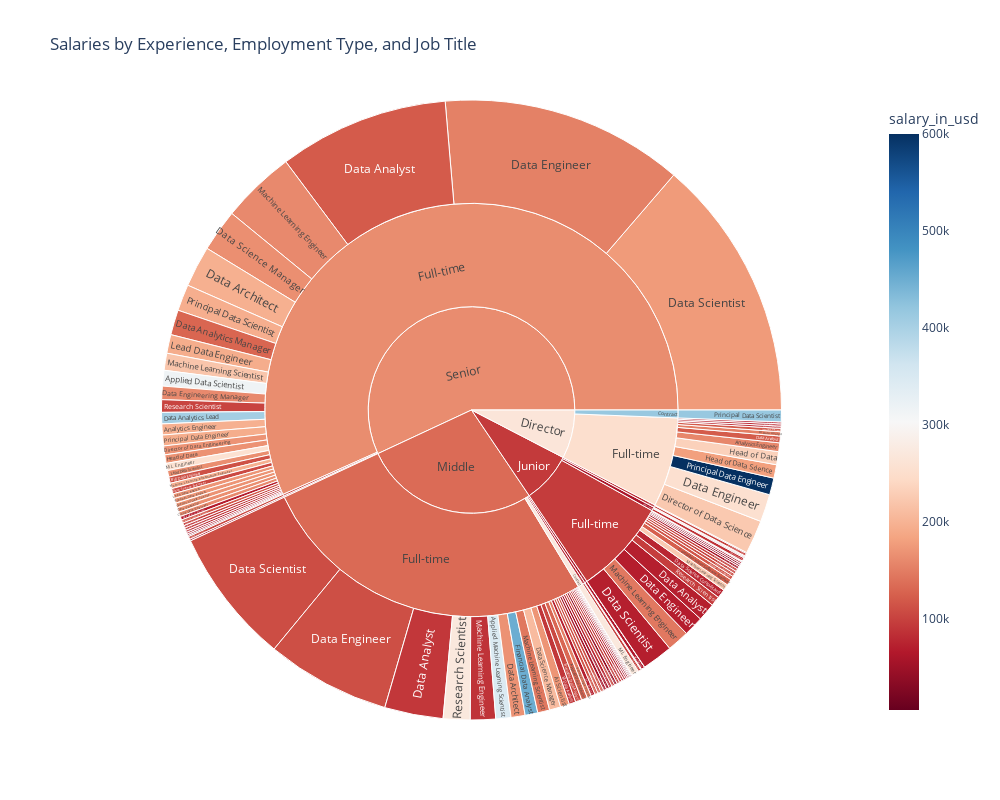

The notebook cell saved with this chart:
### Markdown cell above
More infomative plot of distribution of programmers by ```experience_level```, ```employment_type``` and ```job_title```:

### Code cell
sunburst_plot = px.sunburst(
    df,
    path=['experience_level', 'employment_type', 'job_title'],  
    values='salary_in_usd',
    color='salary_in_usd',  
    color_continuous_scale='RdBu',  
    title='Salaries by Experience, Employment Type, and Job Title',
    width=1000, 
    height=800
)


sunburst_plot.show()

### Figure 1 — Plotly figure (JSON) as saved in the notebook; plotly's stock layout.template omitted (floating-point values rounded to 4 significant figures; data arrays with more than 128 entries replaced by an {"elided": "..."} marker saying what was removed)
{"data": [{"branchvalues": "total", "customdata": {"elided": "133x1 float values"}, "domain": {"x": [0, 1], "y": [0, 1]}, "hovertemplate": "labels=%{label}<br>salary_in_usd_sum=%{value}<br>parent=%{parent}<br>id=%{id}<br>salary_in_usd=%{color}<extra></extra>", "ids": {"elided": "133 str values"}, "labels": {"elided": "133 str values"}, "marker": {"coloraxis": "coloraxis", "colors": {"elided": "133 float values"}}, "name": "", "parents": {"elided": "133 str values"}, "type": "sunburst", "values": {"elided": "133 int values"}}], "layout": {"coloraxis": {"colorbar": {"title": {"text": "salary_in_usd"}}, "colorscale": [[0, "rgb(103,0,31)"], [0.1, "rgb(178,24,43)"], [0.2, "rgb(214,96,77)"], [0.3, "rgb(244,165,130)"], [0.4, "rgb(253,219,199)"], [0.5, "rgb(247,247,247)"], [0.6, "rgb(209,229,240)"], [0.7, "rgb(146,197,222)"], [0.8, "rgb(67,147,195)"], [0.9, "rgb(33,102,172)"], [1, "rgb(5,48,97)"]]}, "height": 800, "legend": {"tracegroupgap": 0}, "title": {"text": "Salaries by Experience, Employment Type, and Job Title"}, "width": 1000}}
